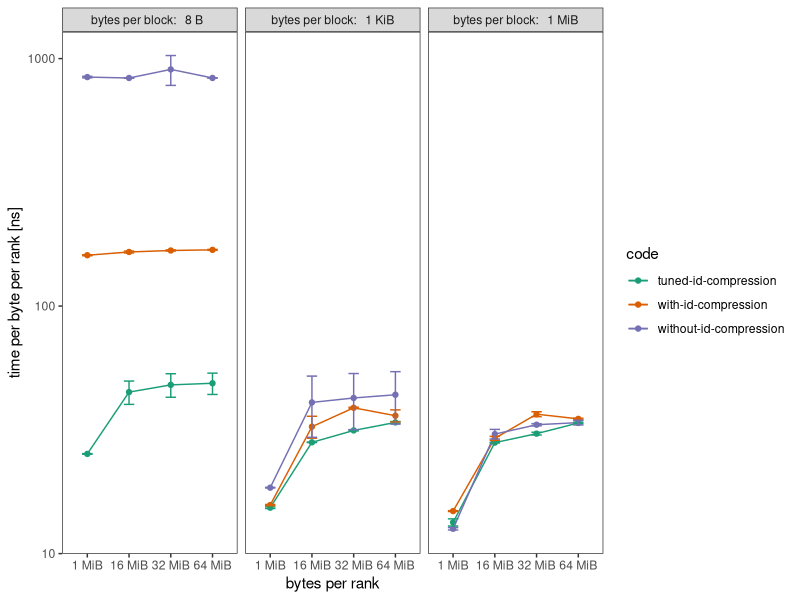
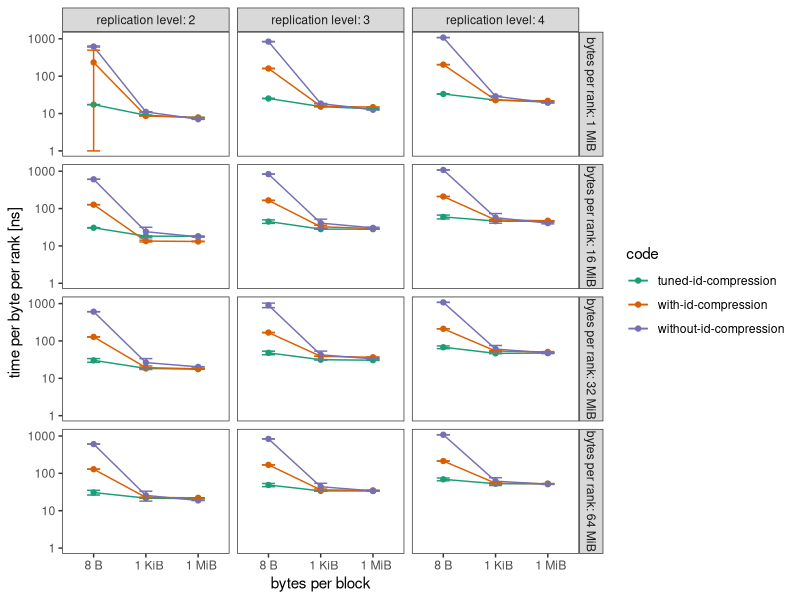
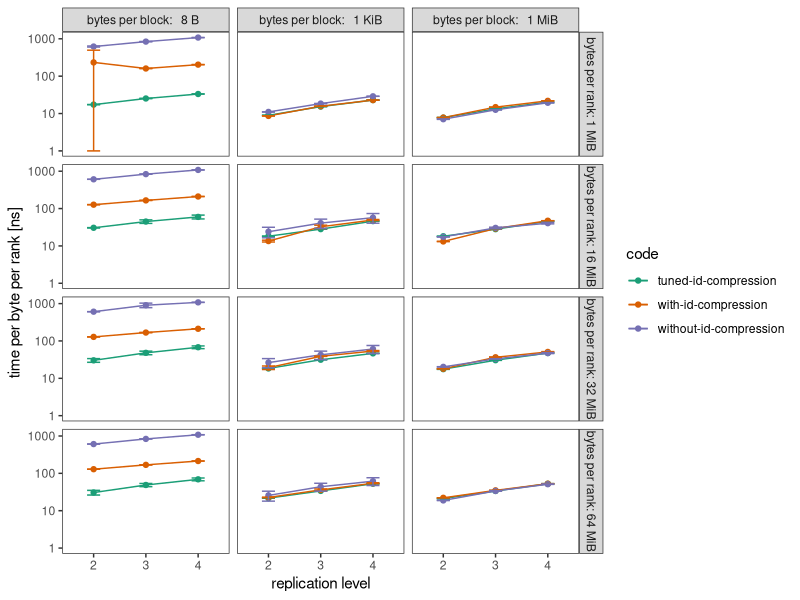
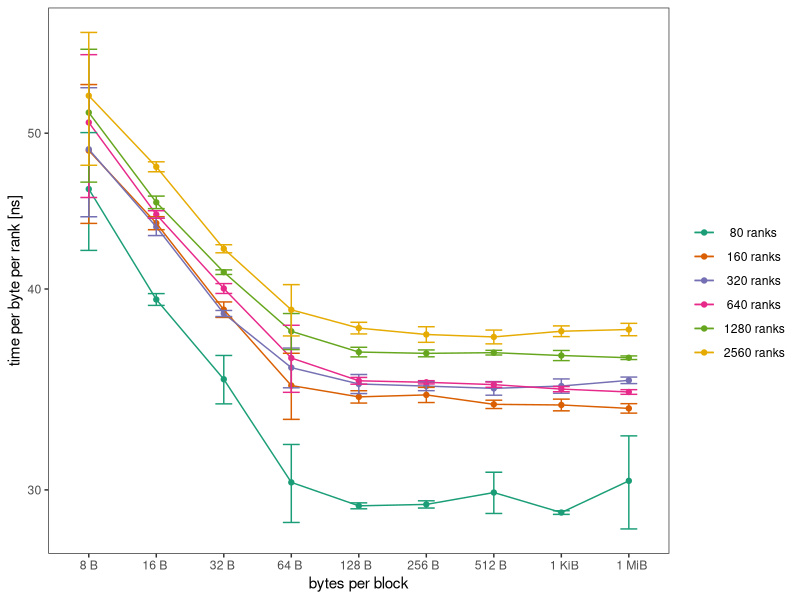
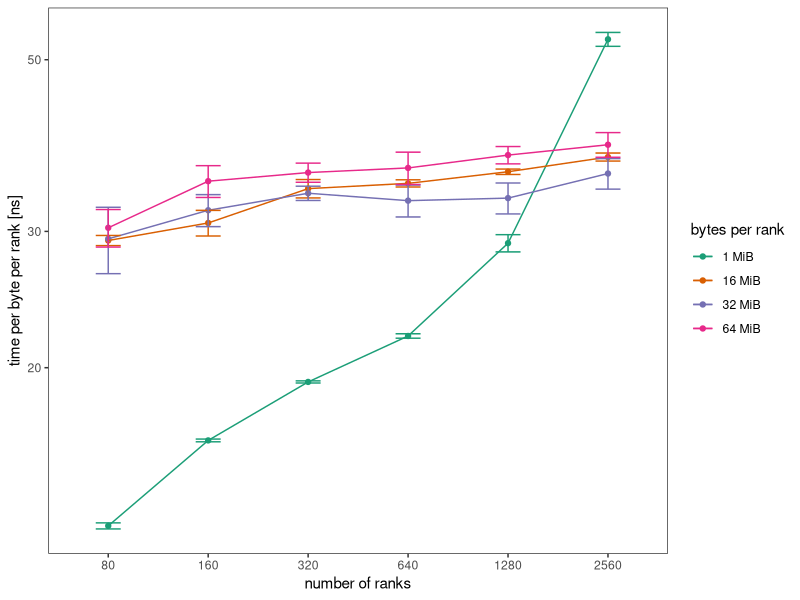
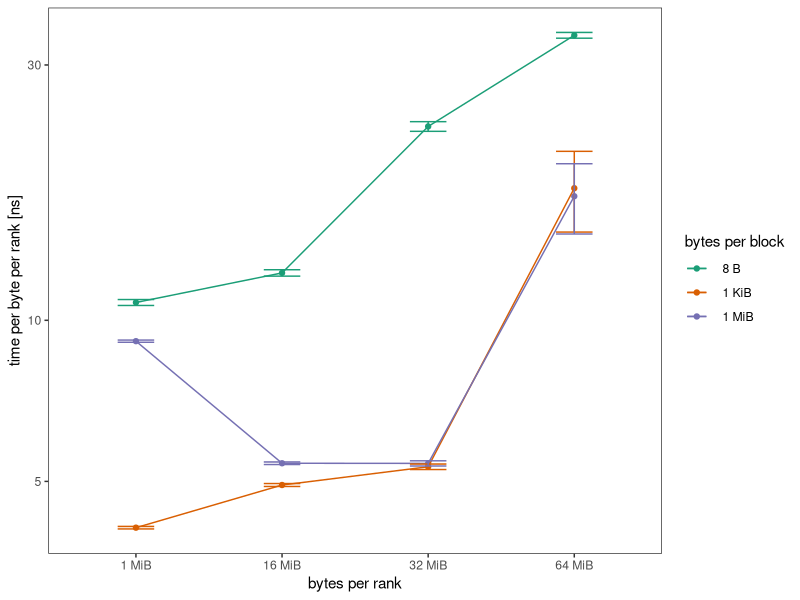
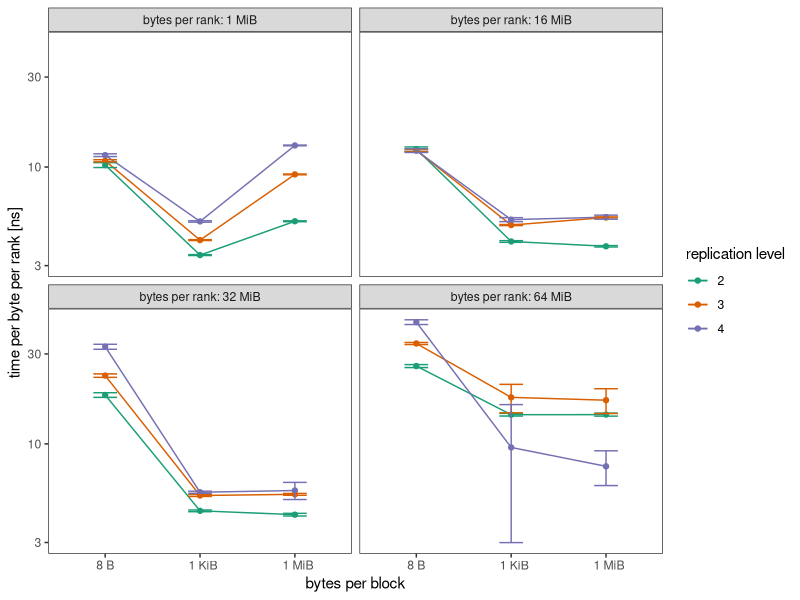
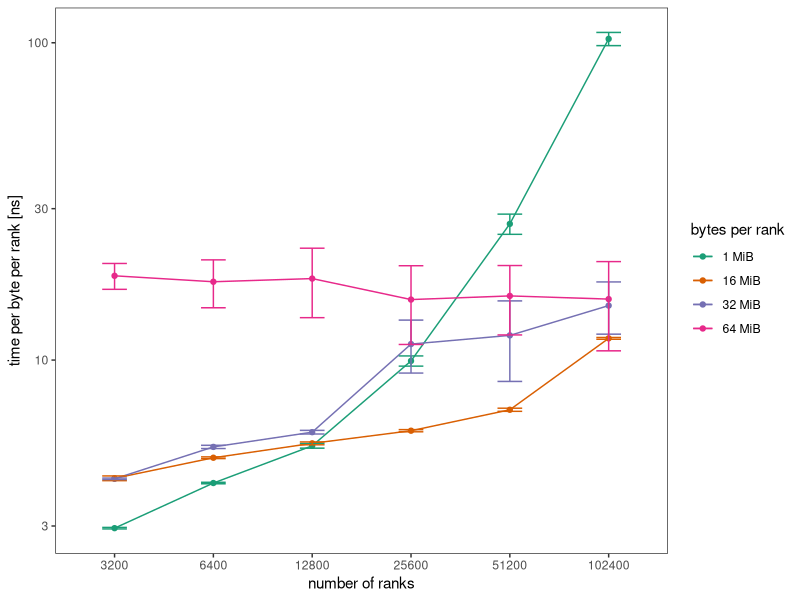

Source code (R) for these figures, in order:
library(ggplot2)
library(dplyr)
library(readr)
library(gdata)
library(purrr)
library(stringr)

# Set the current working directory
setwd("~/projects/ReStore/experiments/id-compression")

# Load the simulations' results
data <- read_csv("results.csv",
    col_types = cols(
      code = col_character(),
      numberOfNodes = col_integer(),
      benchmark = col_character(),
      bytesPerBlock = col_double(),
      replicationLevel = col_integer(),
      bytesPerRank = col_double(),
      iterations = col_integer(),
      real_time = col_double(),
      cpu_time = col_double(),
      time_unit = col_character()
  )) %>%
  mutate(
    numberOfRanks = numberOfNodes * 40,
    real_time = real_time * 10^6,
    cpu_time = cpu_time * 10^6,
    time_unit = "ns",
    bytesPerBlock = humanReadable(bytesPerBlock, standard = "IEC", digits = 0),
    bytesPerBlock = factor(
      bytesPerBlock,
      levels = c("  8 B  ", " 16 B  ", " 32 B  ", " 64 B  ", "128 B  ",
                 "256 B  ", "512 B  ", "  1 KiB", "  1 MiB")
  )) %>%
  group_by(numberOfRanks, benchmark, code, bytesPerBlock, replicationLevel, bytesPerRank) %>%
  summarize(
    real_time_mean = mean(real_time),
    real_time_sd = sd(real_time),
    .groups = "keep"
  ) %>%
  mutate(bytesPerRankHR = humanReadable(bytesPerRank, standard = "IEC", digits = 0))


facet_labeller = function(description, value) {
  return(paste(description, ": ", value, sep = ""))
}

facet_labeller_factory <- function(description) {
  return(partial(facet_labeller, description))
}

plot_grid <- function(data, benchmarkName, x, xlab, facet_x, facet_x_description,
                      facet_y, facet_y_description, color, color_label,
                      facet_wrap = "both") {
  x <- enquo(x)
  facet_x <- enquo(facet_x)
  facet_y <- enquo(facet_y)
  color <- enquo(color)
  
  # Create the labeller for the facets
  remove_first_char = function(string) {
    return(substr(string, 1, nchar(string))[2])
  }
  
  facet_labellers = c(
    facet_labeller_factory(facet_x_description),
    facet_labeller_factory(facet_y_description)
  )
  names(facet_labellers) <- c(remove_first_char(facet_x), remove_first_char(facet_y))
  
  data <- data %>%
    mutate(
      ymin = max(1, (real_time_mean - real_time_sd) / bytesPerRank),
      ymax = (real_time_mean + real_time_sd) / bytesPerRank
    )
  
  # Plot
  plot <- data %>%
    filter(benchmark == benchmarkName) %>%
    ggplot(
      aes(
        x = !!x,
        color = !!color,
        y = real_time_mean / bytesPerRank,
        ymin = ymin,
        ymax = ymax,
        group = !!color
    )) + 
    geom_point() +
    geom_path() +
    geom_errorbar(width = 0.25) +
    scale_x_discrete() +
    scale_y_log10() +
    scale_color_brewer(type = "qual", palette = "Dark2") +
    theme_bw() +
    theme(
      # Remove unneeded grid elements
      panel.grid.minor.x = element_blank(),
      panel.grid.major.x = element_blank(),
      panel.grid.minor.y = element_blank(),
      panel.grid.major.y = element_blank(),
    ) +
    xlab(xlab) +
    ylab("time per byte per rank [ns]") +
    labs(color = color_label)

  if (facet_wrap == "both") {
    plot <- plot +  
      facet_grid(
        rows = vars(!!facet_y),
        cols = vars(!!facet_x),
        labeller = do.call("labeller", facet_labellers)
      )
  } else if (facet_wrap == "single") {
    plot <- plot + 
      facet_wrap(
        vars(!!facet_x),
        labeller = do.call("labeller", facet_labellers)
      )
  }
  
  print(plot)
}

# Subset the data
tuning_evaluation_data <- filter(data,
  code %in%
    c("without-id-compression", "with-id-compression", "tuned-id-compression")
  && replicationLevel %in% c(2, 3, 4)
  && bytesPerBlock %in% c("  8 B  ", "  1 KiB", "  1 MiB")
)

eval_tuned_data <- filter(data,
  code == "tuned-id-compression"
)

scaling_evaluation_data <- filter(data,
  str_detect(code, "^var-pe-[[:digit:]]+$")
  && replicationLevel == 3
)

# Runtime depending on the number of bytes per rank
plot_grid(
  data = tuning_evaluation_data %>% filter(replicationLevel == 3),
  benchmarkName = "submitBlocks",
  x = bytesPerRankHR,
  xlab = "bytes per rank",
  facet_x = bytesPerBlock,
  facet_x_description = "bytes per block",
  facet_y = NA,
  facet_y_description = NA,
  color = code,
  color_label = "code",
  facet_wrap = "single"
)

# Runtime depending on the number of bytes per block
plot_grid(
  data = tuning_evaluation_data,
  benchmarkName = "submitBlocks",
  x = bytesPerBlock,
  xlab = "bytes per block",
  facet_x = replicationLevel,
  facet_x_description = "replication level",
  facet_y = bytesPerRankHR,
  facet_y_description = "bytes per rank",
  color = code,
  color_label = "code"
)

# Runtime depending on the replication level
plot_grid(
  data = tuning_evaluation_data,
  benchmarkName = "submitBlocks",
  x = as.factor(replicationLevel),
  xlab = "replication level",
  facet_x = bytesPerBlock,
  facet_x_description = "bytes per block",
  facet_y = bytesPerRankHR,
  facet_y_description = "bytes per rank",
  color = code,
  color_label = "code"
)

# More data for the tuned algorithm
plot_grid(
  data = scaling_evaluation_data %>%
    filter(
      bytesPerRankHR == "64 MiB",
      replicationLevel == 3
    ),
  benchmarkName = "submitBlocks",
  x = bytesPerBlock,
  xlab = "bytes per block",
  facet_x = bytesPerRankHR,
  facet_x_description = "bytes per rank",
  facet_y = NA,
  facet_y_description = NA,
  color = sprintf("%4d ranks", numberOfRanks),
  color_label = "",
  facet_wrap = "none"
)

# Scaling with the number of PEs
plot_grid(
  data = scaling_evaluation_data %>%
    filter(bytesPerBlock == " 64 B  "),
  benchmarkName = "submitBlocks",
  x = as.factor(numberOfRanks),
  xlab = "number of ranks",
  facet_x = NA,
  facet_x_description = NA,
  facet_y = NA,
  facet_y_description = NA,
  color = bytesPerRankHR,
  color_label = "bytes per rank",
  facet_wrap = "none"
)


#### pushBlocks
# Runtime depending on the number of bytes per rank
plot_grid(
  data = tuning_evaluation_data %>%
    filter(
      code == "tuned-id-compression",
      replicationLevel == 3
    ),
  benchmarkName = "pushBlocks",
  x = bytesPerRankHR,
  xlab = "bytes per rank",
  facet_x = bytesPerBlock,
  facet_x_description = "bytes per block",
  facet_y = NA,
  facet_y_description = NA,
  color = as.factor(bytesPerBlock),
  color_label = "bytes per block",
  facet_wrap = "none"
)

# Runtime depending on the number of bytes per block
plot_grid(
  data = tuning_evaluation_data %>% filter(code == "tuned-id-compression"),
  benchmarkName = "pushBlocks",
  x = bytesPerBlock,
  xlab = "bytes per block",
  facet_x = bytesPerRankHR,
  facet_x_description = "bytes per rank",
  facet_y = NA,
  facet_y_description = NA,
  color = as.factor(replicationLevel),
  color_label = "replication level",
  facet_wrap = "single"
)

# Scaling with the number of PEs
# TODO Fix name of numberOfRanks
plot_grid(
  data = scaling_evaluation_data %>%
    filter(bytesPerBlock == "  1 KiB"),
  benchmarkName = "pushBlocks",
  x = as.factor(numberOfRanks * 40),
  xlab = "number of ranks",
  facet_x = bytesPerBlock,
  facet_x_description = "bytes per block",
  facet_y = NA,
  facet_y_description = NA,
  color = bytesPerRankHR,
  color_label = "bytes per rank",
  facet_wrap = "none"
)
